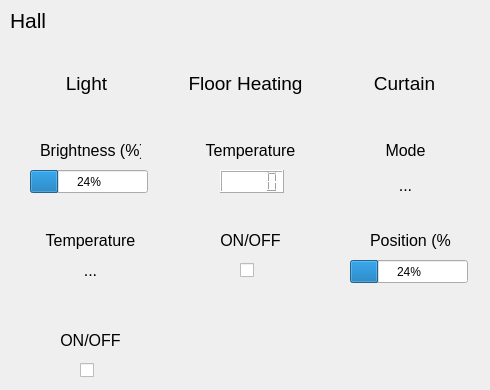
    <widget class="QWidget" name="page_1">
     <widget class="QLabel" name="label_3">
      <property name="geometry">
       <rect>
        <x>10</x>
        <y>10</y>
        <width>41</width>
        <height>21</height>
       </rect>
      </property>
      <property name="font">
       <font>
        <pointsize>16</pointsize>
       </font>
      </property>
      <property name="text">
       <string>Hall</string>
      </property>
     </widget>
     <widget class="QWidget" name="layoutWidget">
      <property name="geometry">
       <rect>
        <x>10</x>
        <y>70</y>
        <width>471</width>
        <height>28</height>
       </rect>
      </property>
      <layout class="QHBoxLayout" name="horizontalLayout_2">
       <item>
        <widget class="QLabel" name="label_10">
         <property name="text">
          <string>&lt;html&gt;&lt;head/&gt;&lt;body&gt;&lt;p align=&quot;center&quot;&gt;&lt;span style=&quot; font-size:14pt;&quot;&gt;Light&lt;/span&gt;&lt;/p&gt;&lt;/body&gt;&lt;/html&gt;</string>
         </property>
        </widget>
       </item>
       <item>
        <widget class="QLabel" name="label_11">
         <property name="text">
          <string>&lt;html&gt;&lt;head/&gt;&lt;body&gt;&lt;p align=&quot;center&quot;&gt;&lt;span style=&quot; font-size:14pt;&quot;&gt;Floor Heating&lt;/span&gt;&lt;/p&gt;&lt;/body&gt;&lt;/html&gt;</string>
         </property>
        </widget>
       </item>
       <item>
        <widget class="QLabel" name="label_12">
         <property name="text">
          <string>&lt;html&gt;&lt;head/&gt;&lt;body&gt;&lt;p align=&quot;center&quot;&gt;&lt;span style=&quot; font-size:14pt;&quot;&gt;Curtain&lt;/span&gt;&lt;/p&gt;&lt;/body&gt;&lt;/html&gt;</string>
         </property>
        </widget>
       </item>
      </layout>
     </widget>
     <widget class="QLabel" name="label_56">
      <property name="geometry">
       <rect>
        <x>370</x>
        <y>130</y>
        <width>71</width>
        <height>41</height>
       </rect>
      </property>
      <property name="text">
       <string>&lt;html&gt;&lt;head/&gt;&lt;body&gt;&lt;p align=&quot;center&quot;&gt;&lt;span style=&quot; font-size:12pt;&quot;&gt;Mode&lt;/span&gt;&lt;/p&gt;&lt;/body&gt;&lt;/html&gt;</string>
      </property>
     </widget>
     <widget class="QLabel" name="label_57">
      <property name="geometry">
       <rect>
        <x>200</x>
        <y>220</y>
        <width>101</width>
        <height>41</height>
       </rect>
      </property>
      <property name="text">
       <string>&lt;html&gt;&lt;head/&gt;&lt;body&gt;&lt;p align=&quot;center&quot;&gt;&lt;span style=&quot; font-size:12pt;&quot;&gt;ON/OFF&lt;/span&gt;&lt;/p&gt;&lt;/body&gt;&lt;/html&gt;</string>
      </property>
     </widget>
     <widget class="QLabel" name="label_58">
      <property name="geometry">
       <rect>
        <x>200</x>
        <y>130</y>
        <width>101</width>
        <height>41</height>
       </rect>
      </property>
      <property name="text">
       <string>&lt;html&gt;&lt;head/&gt;&lt;body&gt;&lt;p align=&quot;center&quot;&gt;&lt;span style=&quot; font-size:12pt;&quot;&gt;Temperature&lt;/span&gt;&lt;/p&gt;&lt;/body&gt;&lt;/html&gt;</string>
      </property>
     </widget>
     <widget class="QLabel" name="label_59">
      <property name="geometry">
       <rect>
        <x>40</x>
        <y>320</y>
        <width>101</width>
        <height>41</height>
       </rect>
      </property>
      <property name="text">
       <string>&lt;html&gt;&lt;head/&gt;&lt;body&gt;&lt;p align=&quot;center&quot;&gt;&lt;span style=&quot; font-size:12pt;&quot;&gt;ON/OFF&lt;/span&gt;&lt;/p&gt;&lt;/body&gt;&lt;/html&gt;</string>
      </property>
     </widget>
     <widget class="QLabel" name="label_60">
      <property name="geometry">
       <rect>
        <x>40</x>
        <y>130</y>
        <width>101</width>
        <height>41</height>
       </rect>
      </property>
      <property name="text">
       <string>&lt;html&gt;&lt;head/&gt;&lt;body&gt;&lt;p align=&quot;center&quot;&gt;&lt;span style=&quot; font-size:12pt;&quot;&gt;Brightness (%)&lt;/span&gt;&lt;/p&gt;&lt;/body&gt;&lt;/html&gt;</string>
      </property>
     </widget>
     <widget class="QLabel" name="label_61">
      <property name="geometry">
       <rect>
        <x>370</x>
        <y>220</y>
        <width>81</width>
        <height>41</height>
       </rect>
      </property>
      <property name="text">
       <string>&lt;html&gt;&lt;head/&gt;&lt;body&gt;&lt;p align=&quot;center&quot;&gt;&lt;span style=&quot; font-size:12pt;&quot;&gt;Position (%)&lt;/span&gt;&lt;/p&gt;&lt;/body&gt;&lt;/html&gt;</string>
      </property>
     </widget>
     <widget class="QLabel" name="label_62">
      <property name="geometry">
       <rect>
        <x>40</x>
        <y>220</y>
        <width>101</width>
        <height>41</height>
       </rect>
      </property>
      <property name="text">
       <string>&lt;html&gt;&lt;head/&gt;&lt;body&gt;&lt;p align=&quot;center&quot;&gt;&lt;span style=&quot; font-size:12pt;&quot;&gt;Temperature&lt;/span&gt;&lt;/p&gt;&lt;/body&gt;&lt;/html&gt;</string>
      </property>
     </widget>
     <widget class="QCheckBox" name="checkBox_4">
      <property name="geometry">
       <rect>
        <x>240</x>
        <y>260</y>
        <width>21</width>
        <height>21</height>
       </rect>
      </property>
      <property name="text">
       <string/>
      </property>
      <property name="checkable">
       <bool>true</bool>
      </property>
      <property name="tristate">
       <bool>false</bool>
      </property>
     </widget>
     <widget class="QProgressBar" name="progressBar_3">
      <property name="geometry">
       <rect>
        <x>30</x>
        <y>170</y>
        <width>118</width>
        <height>23</height>
       </rect>
      </property>
      <property name="value">
       <number>24</number>
      </property>
     </widget>
     <widget class="QLabel" name="label_89">
      <property name="geometry">
       <rect>
        <x>360</x>
        <y>170</y>
        <width>91</width>
        <height>31</height>
       </rect>
      </property>
      <property name="font">
       <font>
        <pointsize>12</pointsize>
       </font>
      </property>
      <property name="text">
       <string>&lt;html&gt;&lt;head/&gt;&lt;body&gt;&lt;p align=&quot;center&quot;&gt;&lt;span style=&quot; font-size:12pt;&quot;&gt;...&lt;/span&gt;&lt;/p&gt;&lt;/body&gt;&lt;/html&gt;</string>
      </property>
     </widget>
     <widget class="QLCDNumber" name="lcdNumber_2">
      <property name="geometry">
       <rect>
        <x>220</x>
        <y>170</y>
        <width>64</width>
        <height>23</height>
       </rect>
      </property>
      <property name="styleSheet">
       <string notr="true">color: rgb(0, 0, 0);
background-color: rgb(255, 255, 255);</string>
      </property>
     </widget>
     <widget class="QLabel" name="label_90">
      <property name="geometry">
       <rect>
        <x>40</x>
        <y>260</y>
        <width>101</width>
        <height>21</height>
       </rect>
      </property>
      <property name="font">
       <font>
        <pointsize>12</pointsize>
       </font>
      </property>
      <property name="text">
       <string>&lt;html&gt;&lt;head/&gt;&lt;body&gt;&lt;p align=&quot;center&quot;&gt;...&lt;/p&gt;&lt;/body&gt;&lt;/html&gt;</string>
      </property>
      <property name="textFormat">
       <enum>Qt::TextFormat::RichText</enum>
      </property>
     </widget>
     <widget class="QProgressBar" name="progressBar_4">
      <property name="geometry">
       <rect>
        <x>350</x>
        <y>260</y>
        <width>118</width>
        <height>23</height>
       </rect>
      </property>
      <property name="value">
       <number>24</number>
      </property>
     </widget>
     <widget class="QCheckBox" name="checkBox_3">
      <property name="geometry">
       <rect>
        <x>80</x>
        <y>360</y>
        <width>21</width>
        <height>21</height>
       </rect>
      </property>
      <property name="text">
       <string/>
      </property>
      <property name="checkable">
       <bool>true</bool>
      </property>
      <property name="tristate">
       <bool>false</bool>
      </property>
     </widget>
    </widget>
